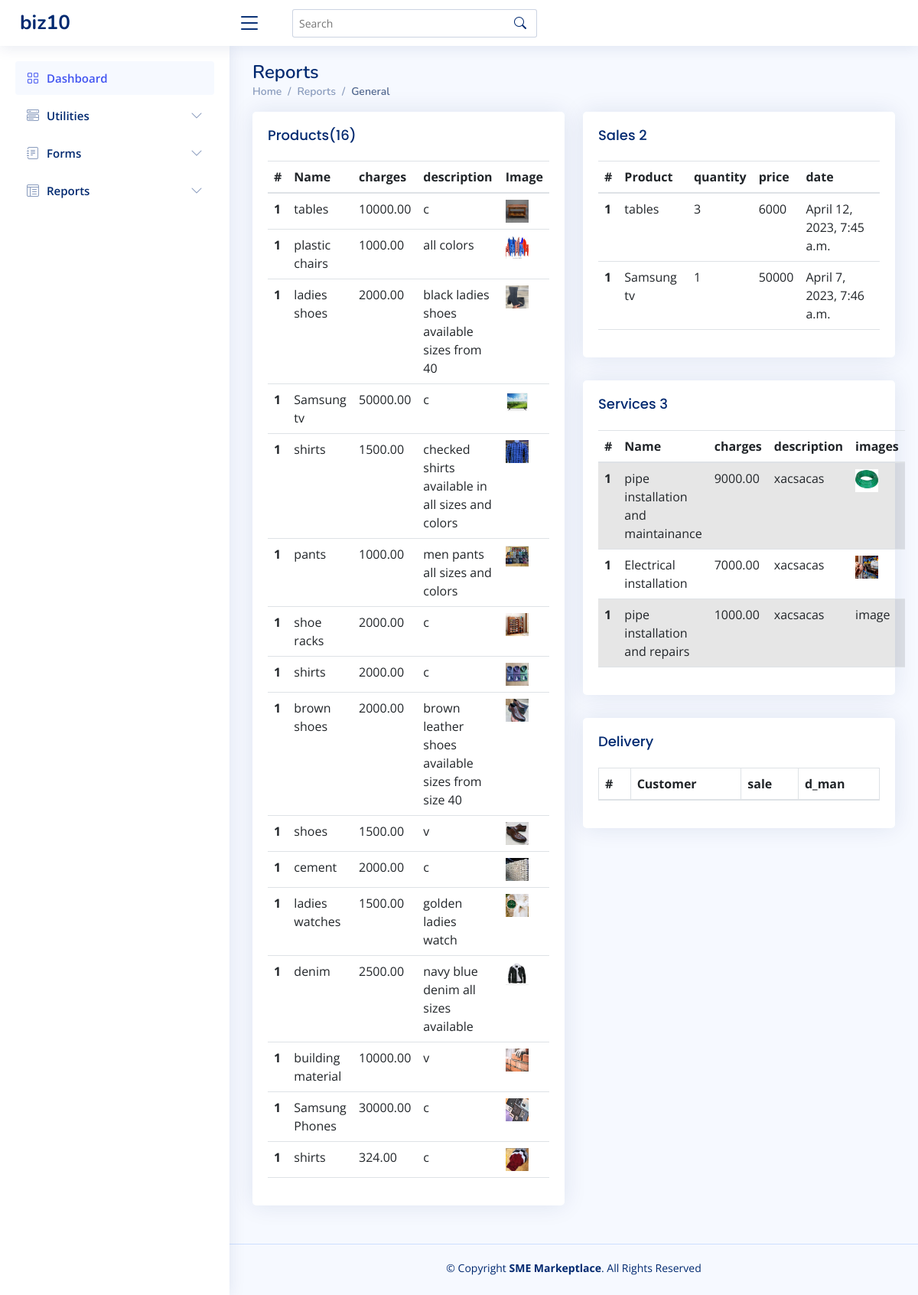
The page /reports/ (signed in) on the database its author committed.
### Service/models.py (models this page shows, shortened)
class Business(models.Model):
    user = models.OneToOneField(User, on_delete=models.CASCADE,null=True, related_name="businesses")
    brand_name = models.CharField(max_length=20,default="none")
    logo = models.ImageField(upload_to="photos/logos",null=True,blank=True)
    liscences = models.ImageField(upload_to="photos/liscences",null=True,blank=True)
    phone_number = models.CharField(max_length=10)
    photo = models.ImageField(upload_to="photos/Businesses",null=True,blank=True)

class Product(models.Model):
    business = models.ForeignKey("Business",on_delete=models.CASCADE, null=True, related_name="products")
    name = models.CharField(max_length=200)
    charges = models.DecimalField(max_digits=10, decimal_places=2)
    quantity = models.PositiveIntegerField()
    images = models.FileField(upload_to="photo/Service", blank=True, null=True)
    video = models.FileField(upload_to="videos", blank=True, null=True)
    description = models.TextField(max_length=200)
    def __str__(self):
      return self.name

class Sales(models.Model):
    product = models.ForeignKey('Product', on_delete=models.CASCADE, related_name="sales")
    customer = models.ForeignKey("Customer", on_delete=models.CASCADE, null=True,blank=True)
    quantity = models.IntegerField()
    total_price = models.CharField(max_length=15)
    time = models.DateTimeField()
    choices = (
        ("pending", "pending"),
        ("checked out", "checked out")
    )
    status = models.CharField(default=None, choices=choices, max_length=20, null=True, blank=True)

class Service(models.Model):
    business = models.ForeignKey("Business",on_delete=models.CASCADE, null=True, related_name="services")
    name = models.CharField(max_length=200)
    charges = models.DecimalField(max_digits=6, decimal_places=2)
    images = models.FileField(upload_to="photo/Service", blank=True, null=True)
    video = models.FileField(upload_to="videos", blank=True, null=True)
    description = models.TextField(max_length=200)

### Service/views.py (the view)
# urls.py: path('reports/', reports, name='reports'),
def reports(request):
    user = request.user
    business = Business.objects.get(user=user)
    products = business.products.all()
    sales = Sales.objects.filter(product__in=products)
    total_price=0
    for s in sales:
        total_price+=int(s.total_price)
    services = business.services.all()
    delivery = Delivery.objects.all()
    mydict = {
        'user':user,
         'products':products,
          'business':business,
          'sales':sales,
          'services':services,
          'delivery':delivery,
          "total_price":total_price,
        }
    return render(request, "business_home/NiceAdmin/tables-general.html", mydict)

### templates/business_home/NiceAdmin/tables-general.html (shortened to what this page needs)
<!DOCTYPE html>
{% extends './index.html' %}
  {% load static %}
{% block main %}
    <div class="pagetitle">
      <h1>Reports</h1>
      <nav>
        <ol class="breadcrumb">
          <li class="breadcrumb-item"><a href="index.html">Home</a></li>
          <li class="breadcrumb-item">Reports</li>
          <li class="breadcrumb-item active">General</li>
        </ol>
      </nav>
    </div>
    <section class="section">
      <div class="row">
        <div class="col-lg-6">
          <div class="card">
            <div class="card-body">
              <h5 class="card-title">Products({{ products.count }})</h5>
              <table class="table">
                <thead>
                  <tr>
                    <th scope="col">#</th>
                    <th scope="col">Name</th>
                    <th scope="col">charges</th>
                    <th scope="col">description</th>
                    <th scope="col">Image</th>
                  </tr>
                </thead>
                <tbody>
                  {% for p in products %}
                  <tr>
                    <th scope="row">1</th>
                    <td>{{ p.name }}</td>
                    <td>{{ p.charges }}</td>
                    <td>{{ p.description }}</td>
                    {% if p.images %}
                    <td><img src="{% static p.images %}" width="30px" height="30px"></td>
                    {% else %}
                    <td>image</td>
                    {% endif %}
                  </tr>
                  {% endfor %}
                </tbody>
              </table>
            </div>
          </div>
        </div>
        <div class="col-lg-6">
          <div class="card">
            <div class="card-body">
              <h5 class="card-title">Sales {{ sales.count }}</h5>
              <table class="table table-hover">
                <thead>
                  <tr>
                    <th scope="col">#</th>
                    <th scope="col">Product</th>
                    <th scope="col">quantity</th>
                    <th scope="col">price</th>
                    <th scope="col">date</th>
                  </tr>
                </thead>
                <tbody>
                  {% for s in sales %}
                  <tr>
                    <th scope="row">1</th>
                    <td>{{ s.product }}</td>
                    <td>{{ s.quantity }}</td>
                    <td>{{ s.total_price }}</td>
                    <td>{{ s.time }}</td>
                  </tr>
                  {% endfor %}
                </tbody>
              </table>
            </div>
          </div>
          <div class="card">
            <div class="card-body">
              <h5 class="card-title">Services {{ services.count }}</h5>
              <table class="table table-striped">
                <thead>
                  <tr>
                    <th scope="col">#</th>
                    <th scope="col">Name</th>
                    <th scope="col">charges</th>
                    <th scope="col">description</th>
                    <th scope="col">images</th>
                  </tr>
                </thead>
                <tbody>
                  {% for s in services %}
                  <tr>
                    <th scope="row">1</th>
                    <td>{{ s.name }}</td>
                    <td>{{ s.charges }}</td>
                    <td>{{ s.description }}</td>
                    {% if s.images %}
                    <td><img src="{% static s.images %}" width="30px" height="30px"></td>
                    {% else %}
                    <td>image</td>
                    {% endif %}
                  </tr>
                 {% endfor %}
                </tbody>
              </table>
            </div>
          </div>
          <div class="card">
            <div class="card-body">
              <h5 class="card-title">Delivery</h5>
              <table class="table table-bordered">
                <thead>
                  <tr>
                    <th scope="col">#</th>
                    <th scope="col">Customer</th>
                    <th scope="col">sale</th>
                    <th scope="col">d_man</th>
                  </tr>
                </thead>
              </table>
            </div>
          </div>
        </div>
      </div>
    </section>
{% endblock main %}

### templates/business_home/NiceAdmin/base.html (shortened to what this page needs)
<!DOCTYPE html>
<html lang="en">
<head>
  {% load static %}
  {% block style %}{% endblock style %}
</head>
<body>
    {% block header %}
  <header id="header" class="header fixed-top d-flex align-items-center">
    <div class="d-flex align-items-center justify-content-between">
      <a href="{% url 'business_home' %}" class="logo d-flex align-items-center">
        <span class="d-none d-lg-block">{{ user.businesses.brand_name }}</span>
      </a>
      <i class="bi bi-list toggle-sidebar-btn"></i>
    </div>
    <div class="search-bar" style="margin-right: 600px; margin-left: 20px;">
      <form class="search-form d-flex align-items-center" method="POST" action="#">
        <input type="text" name="query" placeholder="Search" title="Enter search keyword">
        <button type="submit" title="Search"><i class="bi bi-search"></i></button>
      </form>
    </div>
  </header>
{% endblock header %}
{% block sidebar %}
  <aside id="sidebar" class="sidebar">
    <ul class="sidebar-nav" id="sidebar-nav">
      <li class="nav-item">
        <a class="nav-link " href="{% url 'business_home' %}">
          <i class="bi bi-grid"></i>
          <span>Dashboard</span>
        </a>
      </li>
      <li class="nav-item">
        <a class="nav-link collapsed" data-bs-target="#components-nav" data-bs-toggle="collapse" href="#">
          <i class="bi bi-menu-button-wide"></i><span>Utilities</span><i class="bi bi-chevron-down ms-auto"></i>
        </a>
      </li>
      <li class="nav-item">
        <a class="nav-link collapsed" data-bs-target="#forms-nav" data-bs-toggle="collapse" href="#">
          <i class="bi bi-journal-text"></i><span>Forms</span><i class="bi bi-chevron-down ms-auto"></i>
        </a>
      </li>
      <li class="nav-item">
        <a class="nav-link collapsed" data-bs-target="#tables-nav" data-bs-toggle="collapse" href="#">
          <i class="bi bi-layout-text-window-reverse"></i><span>Reports</span><i class="bi bi-chevron-down ms-auto"></i>
        </a>
      </li>
    </ul>
  </aside>
{% endblock sidebar %}
  <main id="main" class="main">
    {% block main %}{% endblock main %}
  </main>
  {% block footer %}
  <footer id="footer" class="footer">
    <div class="copyright">
      &copy; Copyright <strong><span>SME Markeptlace</span></strong>. All Rights Reserved
    </div>
    <div class="credits">
    </div>
  </footer>
  {% endblock footer %}
</body>
</html>

### static/styling/business_home/assets/css/style.css (style rules this page uses)
:root { scroll-behavior: smooth; }
body { font-family: "Open Sans", sans-serif; background: #f6f9ff; color: #444444; }
a { color: #4154f1; text-decoration: none; }
h1, h2, h3, h4, h5, h6 { font-family: "Nunito", sans-serif; }
#main { margin-top: 60px; padding: 20px 30px; transition: all 0.3s; }
.pagetitle { margin-bottom: 10px; }
.pagetitle h1 { font-size: 24px; margin-bottom: 0; font-weight: 600; color: #012970; }
.card { margin-bottom: 30px; border: none; border-radius: 5px; box-shadow: 0px 0 30px rgba(1, 41, 112, 0.1); }
.card-title { padding: 20px 0 15px 0; font-size: 18px; font-weight: 500; color: #012970; font-family: "Poppins", sans-serif; }
.card-body { padding: 0 20px 20px 20px; }
.breadcrumb { font-size: 14px; font-family: "Nunito", sans-serif; color: #899bbd; font-weight: 600; }
.breadcrumb a { color: #899bbd; transition: 0.3s; }
.breadcrumb .breadcrumb-item::before { color: #899bbd; }
.breadcrumb .active { color: #51678f; font-weight: 600; }
.logo { line-height: 1; }
@media (min-width: 1200px) { .logo { width: 280px; } }
.logo span { font-size: 26px; font-weight: 700; color: #012970; font-family: "Nunito", sans-serif; }
.header { transition: all 0.5s; z-index: 997; height: 60px; box-shadow: 0px 2px 20px rgba(1, 41, 112, 0.1); background-color: #fff; padding-left: 20px; }
.header .toggle-sidebar-btn { font-size: 32px; padding-left: 10px; cursor: pointer; color: #012970; }
.header .search-bar { min-width: 360px; padding: 0 20px; }
.header .search-form { width: 100%; }
.header .search-form input { border: 0; font-size: 14px; color: #012970; border: 1px solid rgba(1, 41, 112, 0.2); padding: 7px 38px 7px 8px; border-radius: 3px; transition: 0.3s; width: 100%; }
.header .search-form button { border: 0; padding: 0; margin-left: -30px; background: none; }
.header .search-form button i { color: #012970; }
.sidebar { position: fixed; top: 60px; left: 0; bottom: 0; width: 300px; z-index: 996; transition: all 0.3s; padding: 20px; overflow-y: auto; scrollbar-width: thin; scrollbar-color: #aab7cf transparent; box-shadow: 0px 0px 20px rgba(1, 41, 112, 0.1); background-color: #fff; }
@media (min-width: 1200px) { #main, #footer { margin-left: 300px; } }
.sidebar-nav { padding: 0; margin: 0; list-style: none; }
.sidebar-nav li { padding: 0; margin: 0; list-style: none; }
.sidebar-nav .nav-item { margin-bottom: 5px; }
.sidebar-nav .nav-link { display: flex; align-items: center; font-size: 15px; font-weight: 600; color: #4154f1; transition: 0.3; background: #f6f9ff; padding: 10px 15px; border-radius: 4px; }
.sidebar-nav .nav-link i { font-size: 16px; margin-right: 10px; color: #4154f1; }
.sidebar-nav .nav-link.collapsed { color: #012970; background: #fff; }
.sidebar-nav .nav-link.collapsed i { color: #899bbd; }
.sidebar-nav .nav-link .bi-chevron-down { margin-right: 0; transition: transform 0.2s ease-in-out; }
.footer { padding: 20px 0; font-size: 14px; transition: all 0.3s; border-top: 1px solid #cddfff; }
.footer .copyright { text-align: center; color: #012970; }
.footer .credits { padding-top: 5px; text-align: center; font-size: 13px; color: #012970; }

### rows shown on the page
Product: name "tables", charges "10000.00", description "c", images (picture)
Product: name "plastic chairs", charges "1000.00", description "all colors", images (picture)
Product: name "ladies shoes", charges "2000.00", description "black ladies shoes available sizes from 40", images (picture)
Product: name "Samsung tv", charges "50000.00", description "c", images (picture)
Product: name "shirts", charges "1500.00", description "checked shirts available in all sizes and colors", images (picture)
Product: name "pants", charges "1000.00", description "men pants all sizes and colors", images (picture)
Product: name "shoe racks", charges "2000.00", description "c", images (picture)
Product: name "shirts", charges "2000.00", description "c", images (picture)
Product: name "brown shoes", charges "2000.00", description "brown leather shoes available sizes from size 40", images (picture)
Product: name "shoes", charges "1500.00", description "v", images (picture)
Product: name "cement", charges "2000.00", description "c", images (picture)
Product: name "ladies watches", charges "1500.00", description "golden ladies watch", images (picture)
Product: name "denim", charges "2500.00", description "navy blue denim all sizes available", images (picture)
Product: name "building material", charges "10000.00", description "v", images (picture)
Product: name "Samsung Phones", charges "30000.00", description "c", images (picture)
Product: name "shirts", charges "324.00", description "c", images (picture)
Sales: product "tables", quantity "3", total_price "6000", time "April 12, 2023, 7:45 a.m."
Sales: product "Samsung tv", quantity "1", total_price "50000", time "April 7, 2023, 7:46 a.m."
Business: count "3"
Service: name "pipe installation and maintainance", charges "9000.00", description "xacsacas", images (picture)
Service: name "Electrical installation", charges "7000.00", description "xacsacas", images (picture)
Service: name "pipe installation and repairs", charges "1000.00", description "xacsacas", images "image"

### other values the page prints
{{ user.businesses.brand_name }} "biz10"
{{ products.count }} "16"
{{ sales.count }} "2"
